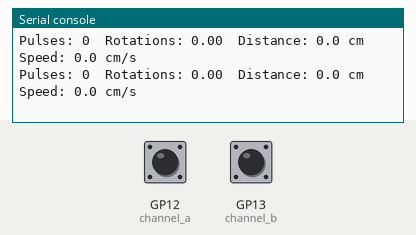
This program was run on a simulated Raspberry Pi Pico running MicroPython. Parts: the last lines printed to the serial console. The test bench sets the inputs (shaded band); at power-on: GP12 (channel_a) HIGH, GP13 (channel_b) HIGH.

Above: at 1.2 s.
1.3 s: GP12 (channel_a) pulled LOW for 0.15 s
At 1.9 s:
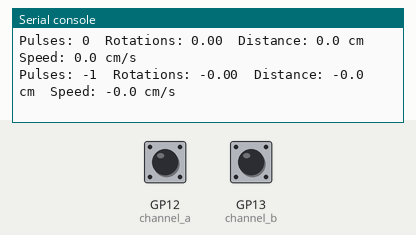
2.9 s: GP12 (channel_a) pulled LOW for 1 s
At 4.4 s:
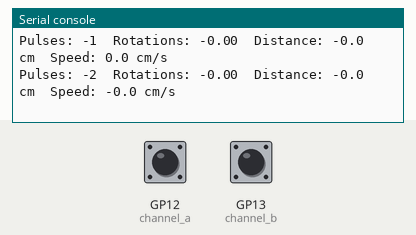
Timing chart, 0 to 5.9 s (numbered marks = the images above; inputs shaded):
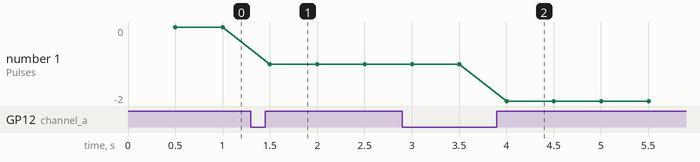

Measured:
- after the input at 1.3 s, the serial console: prints a new line after 0.20 s (image 1)
- after the input at 2.9 s, the serial console: prints a new line after 1.1 s (image 2)
- plotted number 1: 0 → -1 after the input at 1.3 s, -1 → -2 after the input at 2.9 s

The program:

encoder.py
```python
"""Wheel encoder on the GA12-N20 motor.  MicroPython, Pico 2 W.

Counts quadrature pulses on an interrupt and reports rotations, distance and
speed. Reads only - nothing here drives the motor.

On the Pico:  run this file from Thonny, then turn the wheel by hand.
On a laptop:  python3 -c "import encoder; encoder.selftest()"   (maths only)
"""

from math import pi

try:
    import micropython  # type: ignore
    from machine import Pin  # type: ignore
    from time import ticks_diff, ticks_ms  # type: ignore
    micropython.alloc_emergency_exception_buf(100)   # readable errors from an ISR
except ImportError:          # laptop: the maths below is still testable
    Pin = None
    from time import monotonic

    def ticks_ms():
        return int(monotonic() * 1000)

    def ticks_diff(a, b):
        return a - b

# --- Configuration ----------------------------------------------------------
ENCODER_A_PIN = 12          # physical pin 16
ENCODER_B_PIN = 13          # physical pin 17

# GA12-N20 encoders are 7 pulses per turn of the MOTOR shaft, then the gearbox
# divides that down. CHECK YOUR GEARBOX - N20s ship as 1:30 up to 1:298 and the
# ratio is the single biggest source of wrong distances.
PULSES_PER_MOTOR_REV = 7
GEAR_RATIO = 100
PULSES_PER_WHEEL_REV = PULSES_PER_MOTOR_REV * GEAR_RATIO

WHEEL_DIAMETER_MM = 33.0    # MEASURE yours across the tyre, not the hub
WHEEL_CIRCUMFERENCE_MM = pi * WHEEL_DIAMETER_MM

DIRECTION_SIGN = 1          # set to -1 if forward counts down
PRINT_INTERVAL_MS = 500

pulse_count = 0             # written by the interrupt, read by the main loop


def measure(count, delta_count, delta_ms):
    """Pulse counts -> (rotations, distance in cm, speed in cm/s)."""
    rotations = count / PULSES_PER_WHEEL_REV
    distance_cm = rotations * WHEEL_CIRCUMFERENCE_MM / 10
    moved_cm = delta_count / PULSES_PER_WHEEL_REV * WHEEL_CIRCUMFERENCE_MM / 10
    speed_cm_s = moved_cm * 1000 / delta_ms if delta_ms else 0.0
    return rotations, distance_cm, speed_cm_s


def main():
    channel_a = Pin(ENCODER_A_PIN, Pin.IN, Pin.PULL_UP)
    channel_b = Pin(ENCODER_B_PIN, Pin.IN, Pin.PULL_UP)

    # Fire on one edge of A only, and read B inside to get direction. B leads or
    # lags A by a quarter cycle depending on which way the wheel turns, so its
    # level at the instant A rises is the direction.
    def on_pulse(pin):
        global pulse_count
        if channel_b.value():
            pulse_count -= DIRECTION_SIGN
        else:
            pulse_count += DIRECTION_SIGN

    channel_a.irq(trigger=Pin.IRQ_RISING, handler=on_pulse)

    print("Counting.", PULSES_PER_WHEEL_REV, "pulses per wheel turn,",
          "%.1f mm circumference" % WHEEL_CIRCUMFERENCE_MM)

    last_count = 0
    last_ms = ticks_ms()

    while True:
        now_ms = ticks_ms()
        delta_ms = ticks_diff(now_ms, last_ms)
        if delta_ms < PRINT_INTERVAL_MS:
            continue

        count = pulse_count                 # single read, so it cannot tear
        rotations, distance_cm, speed_cm_s = measure(
            count, count - last_count, delta_ms)
        last_count, last_ms = count, now_ms

        print("Pulses:", count,
              " Rotations: %.2f" % rotations,
              " Distance: %.1f cm" % distance_cm,
              " Speed: %.1f cm/s" % speed_cm_s)


def selftest():
    circumference_cm = WHEEL_CIRCUMFERENCE_MM / 10

    # exactly one wheel turn
    rotations, distance, _ = measure(PULSES_PER_WHEEL_REV, 0, 500)
    assert abs(rotations - 1.0) < 1e-9, rotations
    assert abs(distance - circumference_cm) < 1e-9, distance

    # ten turns is ten times the distance
    assert abs(measure(10 * PULSES_PER_WHEEL_REV, 0, 500)[1]
               - 10 * circumference_cm) < 1e-9

    # one wheel turn in one second == circumference per second
    _, _, speed = measure(0, PULSES_PER_WHEEL_REV, 1000)
    assert abs(speed - circumference_cm) < 1e-9, speed
    # half the time, twice the speed
    _, _, faster = measure(0, PULSES_PER_WHEEL_REV, 500)
    assert abs(faster - 2 * speed) < 1e-9, faster

    # stationary, and a zero interval must not divide by zero
    assert measure(0, 0, 500) == (0.0, 0.0, 0.0)
    assert measure(100, 0, 0)[2] == 0.0

    # rolling backwards reads negative, not as a huge positive
    assert measure(-PULSES_PER_WHEEL_REV, 0, 500)[1] < 0

    print("selftest ok  1 turn = %.1f cm over %d pulses"
          % (circumference_cm, PULSES_PER_WHEEL_REV))


if __name__ == "__main__":
    main()
```
